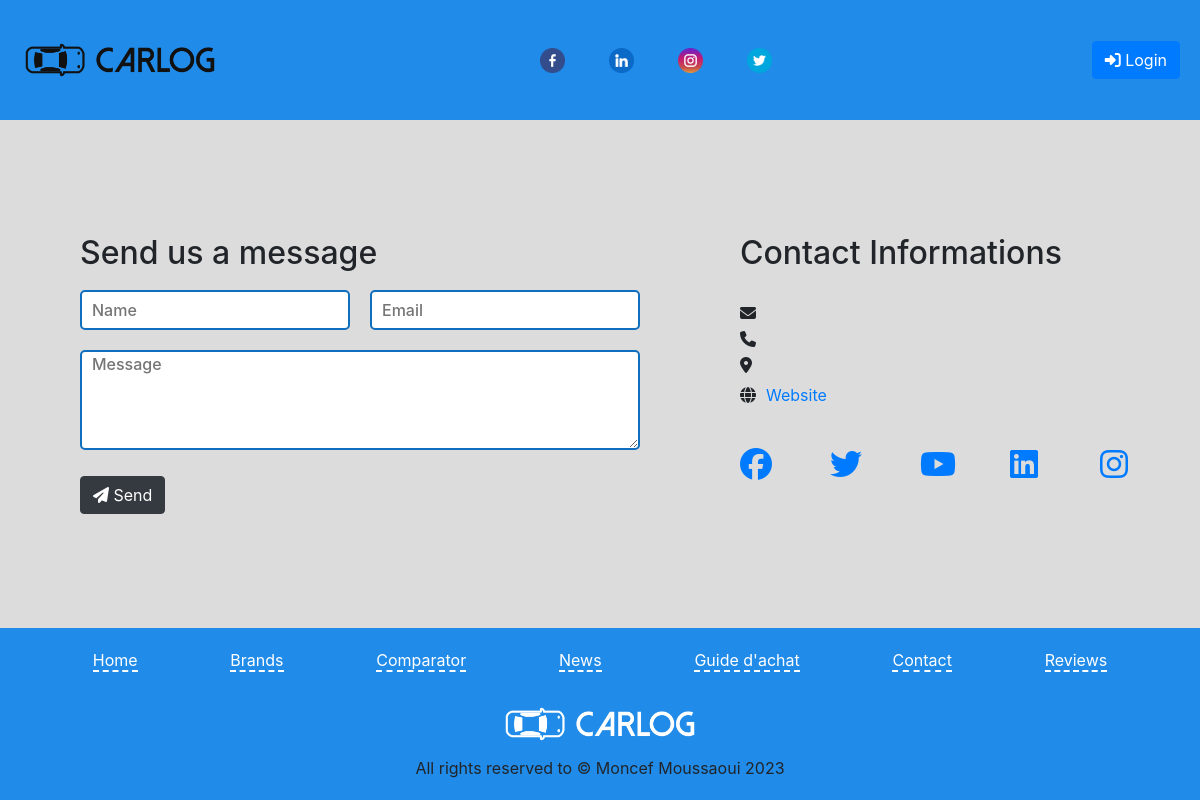
/contactPage/, run on an earlier commit of the app's database.
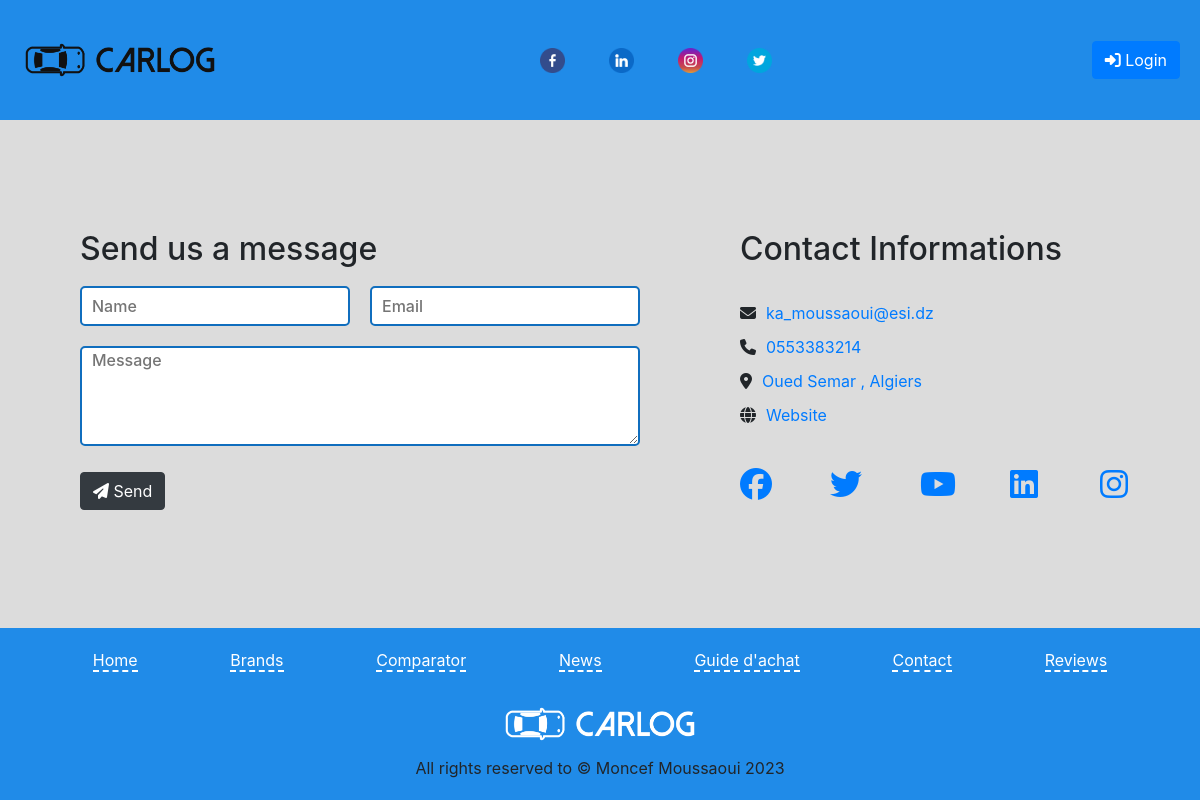
And on a later commit of the database.
### tables this page shows
CREATE TABLE `contactinformations` (
  `id` int(11) NOT NULL,
  `email` varchar(255) NOT NULL,
  `phone` varchar(20) DEFAULT NULL,
  `address` varchar(255) DEFAULT NULL,
  `website` varchar(255) DEFAULT NULL,
  `facebook_link` varchar(255) DEFAULT NULL,
  `twitter_link` varchar(255) DEFAULT NULL,
  `youtube_link` varchar(255) DEFAULT NULL,
  `linkedin_link` varchar(255) DEFAULT NULL,
  `instagram_link` varchar(255) DEFAULT NULL
);

### app/router.php (called while the page is built, shortened)
<?php
require_once($_SERVER['DOCUMENT_ROOT'] . "/CarLog/app/views/userViews/contactPage.php");
$request = rtrim($_SERVER['REQUEST_URI'], '/') . '/';
$request = strtok($request, '?');
$view = null;
switch ($request) {
    case '/CarLog/contactPage/':
        $view = new ContactPage();
        break;
}
$view->showPage();

### config/queries/settingQueries.php (called while the page is built, shortened)
<?php
class SettingQueries
{
    public static function getContactInformations()
    {
        return "SELECT * FROM contactinformations";
    }
}

### app/models/settingsModel.php (called while the page is built, shortened)
<?php
require_once($_SERVER['DOCUMENT_ROOT'] . "/CarLog/app/controllers/databaseController.php");
require_once($_SERVER['DOCUMENT_ROOT'] . "/CarLog/config/queries/settingQueries.php");
class SettingsModel
{
    public function getContactInformations()
    {
        $dbController = new DatabaseController();
        $database = $dbController->connect();
        $query = SettingQueries::getContactInformations();
        $contacts = $dbController->request($database, $query);
        return $contacts[0];
    }
}

### app/controllers/databaseController.php (called while the page is built, shortened)
<?php
require_once($_SERVER['DOCUMENT_ROOT'] . '/CarLog/app/models/databaseModel.php');
class DatabaseController
{
    public function request($database, $query, $params = [])
    {
        $databaseModel = new DatabaseModel();
        return $databaseModel->request($database, $query, $params);
    }
}

### app/models/databaseModel.php (called while the page is built, shortened)
<?php
class DatabaseModel
{
    public function request($database, $query, $params = [])
    {
        try {
            $stmt = $database->prepare($query);
            if ($stmt) {
                if (!empty($params)) {
                    $stmt->execute($params);
                } else {
                    $stmt->execute();
                }
                $result = $stmt->fetchAll(PDO::FETCH_ASSOC);
                return $result;
            } else {
                return false;
            }
        } catch (PDOException $e) {
            echo "Query execution failed: " . $e->getMessage();
            return false;
        }
    }
}

### app/controllers/settingsController.php (called while the page is built, shortened)
<?php
require_once($_SERVER['DOCUMENT_ROOT'] . '/CarLog/app/models/settingsModel.php');
class SettingsController
{
    public function getContactInformations()
    {
        $settingsModel = new SettingsModel();
        return $settingsModel->getContactInformations();
    }
}

### app/views/userViews/contactPage.php (the view)
<?php
require_once($_SERVER['DOCUMENT_ROOT'] . "/CarLog/app/views/sharedViews/sharedViews.php");
class ContactPage
{
    public function showPage()
    {
        $shardViews = new SharedViews();
        ?>
        <div class="page__content">
            <?php
            $shardViews->showHeader();
            $this->showContactInformations();
            $shardViews->showFooter();
            ?>
        </div>
        <?php
    }
    private function showContactInformations()
    {
        $contactInformations = new SettingsController();
        $contactInformations = $contactInformations->getContactInformations();
        ?>
        <div class="contactpage__container">
            <div class="contact__form">
                <form>
                    <h2>Send us a message</h2>
                    <div style="display: flex; gap:20px">
                        <input type="text" name="name" placeholder="Name" />
                        <input type="email" name="email" placeholder="Email" />
                    </div>
                    <div>
                        <textarea name="message" placeholder="Message"></textarea>
                    </div>
                    <div>
                        <button type="submit" class="btn btn-dark">
                            <i class="fas fa-paper-plane"></i>
                            Send
                        </button>
                    </div>
                </form>
            </div>
            <div class="contact__informations">
                <h2>Contact Informations</h2>
                <ul>
                    <li>
                        <i class="fas fa-envelope"></i>
                        <a href="mailto:<?= $contactInformations['email'] ?>" target="_blank">
                            <?= $contactInformations['email'] ?>
                        </a>
                    </li>
                    <li>
                        <i class="fas fa-phone"></i>
                        <a href="tel:<?= $contactInformations['phone'] ?>" target="_blank">
                            <?= $contactInformations['phone'] ?>
                        </a>
                    </li>
                    <li>
                        <i class="fas fa-map-marker-alt"></i>
                        <a href="https://www.google.com/maps/search/?api=1&query=<?= urlencode($contactInformations['address']) ?>"
                            target="_blank">
                            <?= $contactInformations['address'] ?>
                        </a>
                    </li>
                    <li>
                        <i class="fas fa-globe"></i>
                        <a href="<?= $contactInformations['website'] ?>" target="_blank"> Website</a>
                    </li>
                </ul>
                <ul class="sm-links">
                    <li>
                        <a href="<?= $contactInformations['facebook_link'] ?>" target="_blank">
                            <i class="fab fa-facebook h2"></i>
                        </a>
                    </li>
                    <li>
                        <a href="<?= $contactInformations['twitter_link'] ?>" target="_blank">
                            <i class="fab fa-twitter h2"></i>
                        </a>
                    </li>
                    <li>
                        <a href="<?= $contactInformations['youtube_link'] ?>" target="_blank">
                            <i class="fab fa-youtube h2"></i>
                        </a>
                    </li>
                    <li>
                        <a href="<?= $contactInformations['linkedin_link'] ?>" target="_blank">
                            <i class="fab fa-linkedin h2"></i>
                        </a>
                    </li>
                    <li>
                        <a href="<?= $contactInformations['instagram_link'] ?>" target="_blank">
                            <i class="fab fa-instagram h2"></i>
                        </a>
                    </li>
                </ul>
            </div>
        </div>
        <?php
    }
}

### index.php (shortened to what this page needs)
<!DOCTYPE html>
<html lang="en">
<head>
    <link rel="stylesheet" href="https://maxcdn.bootstrapcdn.com/bootstrap/4.5.2/css/bootstrap.min.css">
    <link rel="stylesheet" href="https://cdn.datatables.net/1.13.7/css/jquery.dataTables.css">
    <link rel="stylesheet" href="/CarLog/public/styles/user.css">
    <link rel="stylesheet" href="/CarLog/public/styles/main.css">
    <link rel="stylesheet" href="/CarLog/public/styles/admin.css">
</head>
<body>
    <?php
    require_once($_SERVER['DOCUMENT_ROOT'] . "/CarLog/app/router.php");
    ?>
</body>
</html>

### app/views/sharedViews/sharedViews.php (shortened to what this page needs)
<?php
class SharedViews
{
        ?>
        <?php
    private $linksData = [
        [
            'link' => 'https://www.facebook.com/moncef.moussaoui.79/',
            'icon' => '/CarLog/public/icons/social-media/facebook.png',
        ],
        [
            'link' => 'https://www.linkedin.com/in/abdelmouncif-moussaoui-35021a206/',
            'icon' => '/CarLog/public/icons/social-media/linkedin.png',
        ],
        [
            'link' => 'https://www.instagram.com/moncefon/',
            'icon' => '/CarLog/public/icons/social-media/instagram.png',
        ],
        [
            'link' => 'https://www.youtube.com/channel/UC28Px5uPpW3jNVyIe6E2vQw',
            'icon' => '/CarLog/public/icons/social-media/twitter.png',
        ]
    ];
    public function showHeader()
    {
        ?>
        <div class="page__header">
            <div class="page__header__logo">
                <a href="/CarLog/">
                    <img src="<?= CARLOG_LOGO ?>" alt="logo" width="200" height="auto">
                </a>
            </div>
            <div class="header__socialmedia">
                <?php $this->showSocialMedia(); ?>
            </div>
            <div class="header__login">
                <?php if (isset($_SESSION['USER'])) { ?>
                    <a href="/CarLog/app/api/auth/logout.php" class="btn btn-danger">
                        <i class="fas fa-sign-out-alt"></i>
                        Logout
                    </a>
                    <a href="/CarLog/profilePage/" class="btn btn-secondary">
                        <i class="fas fa-user"></i>
                        Profile
                    </a>
                    <?php if ($_SESSION['USER']['role'] === 'ADMIN') { ?>
                        <a href="/CarLog/admin/" class="btn btn-primary">
                            <i class="fas fa-user-shield"></i>
                            Admin
                        </a>
                    <?php } ?>
                <?php } else { ?>
                    <a href="/CarLog/loginPage/" class="btn btn-primary">
                        <i class="fas fa-sign-in-alt"></i>
                        Login
                    </a>
                <?php } ?>
            </div>
        </div>
        <?php
    }
    private function showSocialMedia()
    {
        foreach ($this->linksData as $linkData) {
            ?>
            <a href="<?= $linkData['link']; ?>" target="_blank">
                <img src="<?= $linkData['icon']; ?>" alt="social media icon" width="25px">
            </a>
            <?php
        }
    }
    public function showFooter()
    {
        ?>
        <div class="page__footer">
            <div class="page__footer__links">
                <ul>
                    <li><a href="/CarLog/">Home</a></li>
                    <li><a href="/CarLog/brandsPage/">Brands</a></li>
                    <li><a href="/CarLog/comparatorPage/">Comparator</a></li>
                    <li><a href="/CarLog/newsPage/">News</a></li>
                    <li><a href="/CarLog/guidePage/">Guide d'achat</a></li>
                    <li><a href="/CarLog/contactPage/">Contact</a></li>
                    <li><a href="/CarLog/reviewsPage/">Reviews</a></li>
                </ul>
            </div>
            <div>
                <img src="<?= CARLOG_LOGO_WHITE ?>" alt="CarLog Logo" width="200" height="auto">
            </div>
            <p> All rights reserved to &copy; Moncef Moussaoui 2023
            </p>
        </div>
        <?php
    }
}

### public/styles/user.css (style rules this page uses)
* { box-sizing: border-box; }
.contactpage__container { width: 100%; height: 100%; display: flex; justify-content: center; align-items: start; padding :5% 0; }
.contact__form { width: 100%; max-width: 600px; margin: 0 auto; padding: 20px; }
.contact__form form { width: 100%; display: flex; flex-direction: column; justify-content: center; align-items: start; grid-gap: 10px; }
.contact__form form div { width: 100%; }
.contact__form form input { width: 100%; height: 40px; border: 2px solid var(--primary-color); border-radius: 5px; padding: 0 10px; font-size: 1em; font-weight: 500; color: var(--primary-color); margin-bottom: 10px; }
.contact__form form textarea { width: 100%; height: 100px; border: 2px solid var(--primary-color); border-radius: 5px; padding: 0 10px; font-size: 1em; font-weight: 500; color: var(--primary-color); margin-bottom: 10px; }
.contact__informations { width: 40%; height: 100%; display: flex; flex-direction: column; justify-content: start; align-items: start; gap: 25px; padding: 20px; }
.contact__informations ul { width: 100%; display: flex; flex-direction: column; justify-content: space-between; align-items: center; grid-gap: 10px; }
.contact__informations ul li { width: 100%; display: flex; flex-direction: row; justify-content: start; align-items: center; grid-gap: 10px; }
.sm-links { width: 100%; display: flex; flex-direction: row !important; justify-content: center; align-items: center; font-size: larger; font-weight: 600; margin-bottom: 10px; gap: 20px; }

### public/styles/main.css (style rules this page uses)
p { margin-bottom: 0 !important; }
.page__content { width: 100%; min-height: 100vh; display: flex; flex-direction: column; justify-content: space-between; align-items: center; background-color: gainsboro; }
.page__header { width: 100%; height: 15vh; display: flex; justify-content: space-between ; align-items: center; padding: 0 20px; background-color: var(--secondary-color); }
.header__socialmedia , .footer__socialmedia { width: 20%; display: flex; justify-content: space-between; align-items: center; }
.header__socialmedia a { color: transparent !important; text-decoration: none; }
.page__footer { width: 100%; display: flex; flex-direction: column; justify-content: center; align-items: center; gap: 10px; background-color: var(--secondary-color); padding-bottom: 20px; }
.page__footer__links { width: 100%; display: flex; justify-content: center; align-items: center; color: white; padding: 20px 0; }
.page__footer__links ul { width: 100%; display: flex; justify-content: space-evenly; align-items: center; list-style: none; padding: 0; margin-bottom: 0 !important; }
.page__footer__links ul li a { color: white; text-decoration: none; border-bottom: 2px dashed white; -webkit-transition: all 0.1s ease-in-out; transition: all 0.3s ease-in-out; }
.page__footer p { text-align: center; }

### public/styles/admin.css (style rules this page uses)
:root { --primary-color: rgb(16, 110, 190); --secondary-color: rgb(32, 139, 232); --white-color: #fff; }
* { margin: 0; padding: 0; box-sizing: border-box; }

What changed in the data, as far as the page shows it:
added contactinformations: email "ka_moussaoui@esi.dz", phone "0553383214", address "Oued Semar , Algiers"
